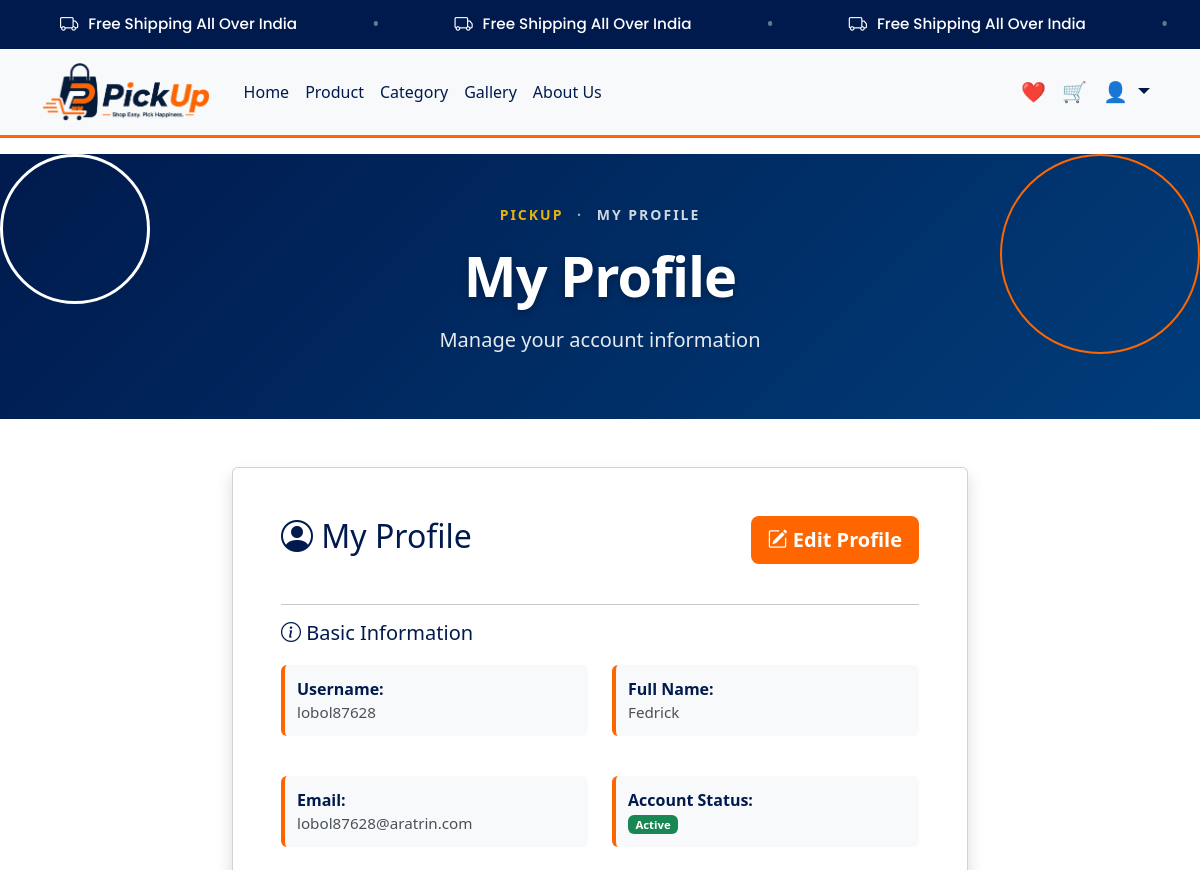
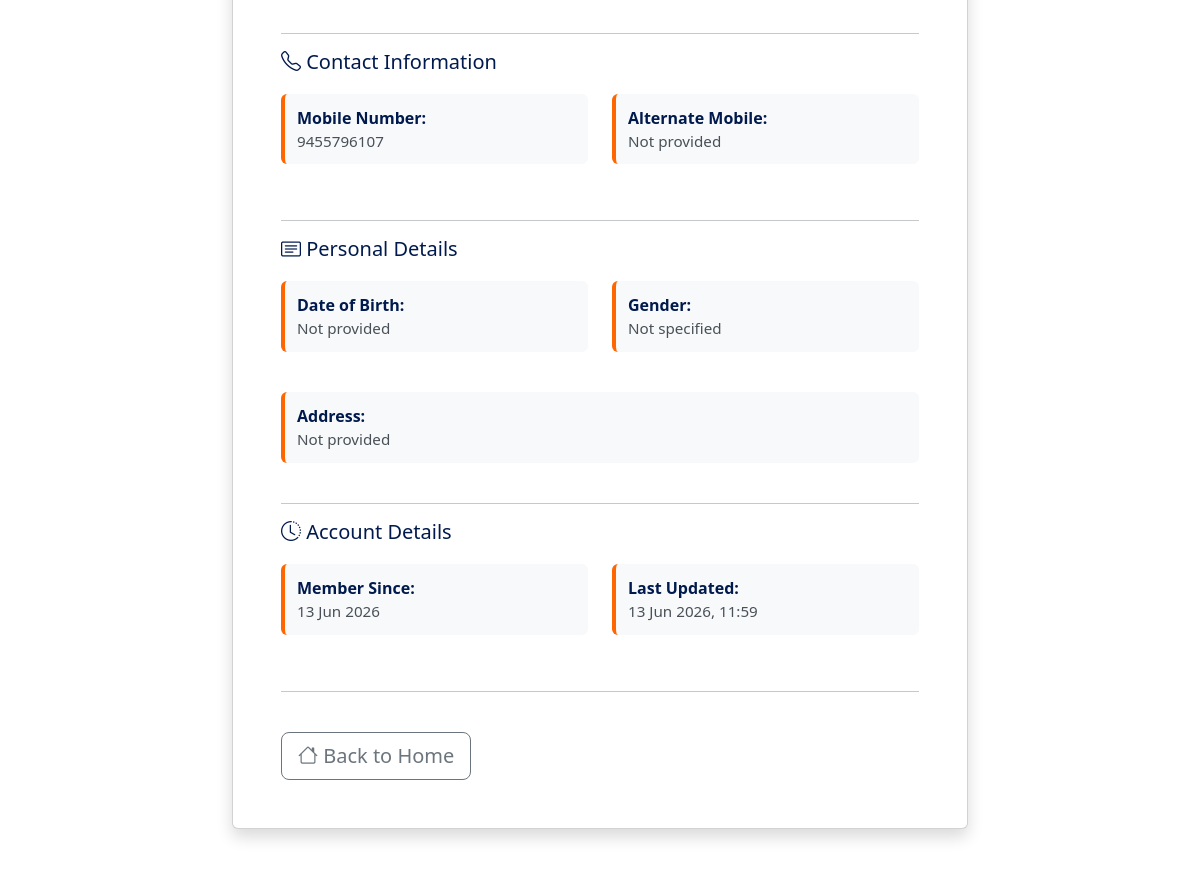
Before: /profile/ (signed in, upper part) with the older database file (2 pictures, top to bottom).
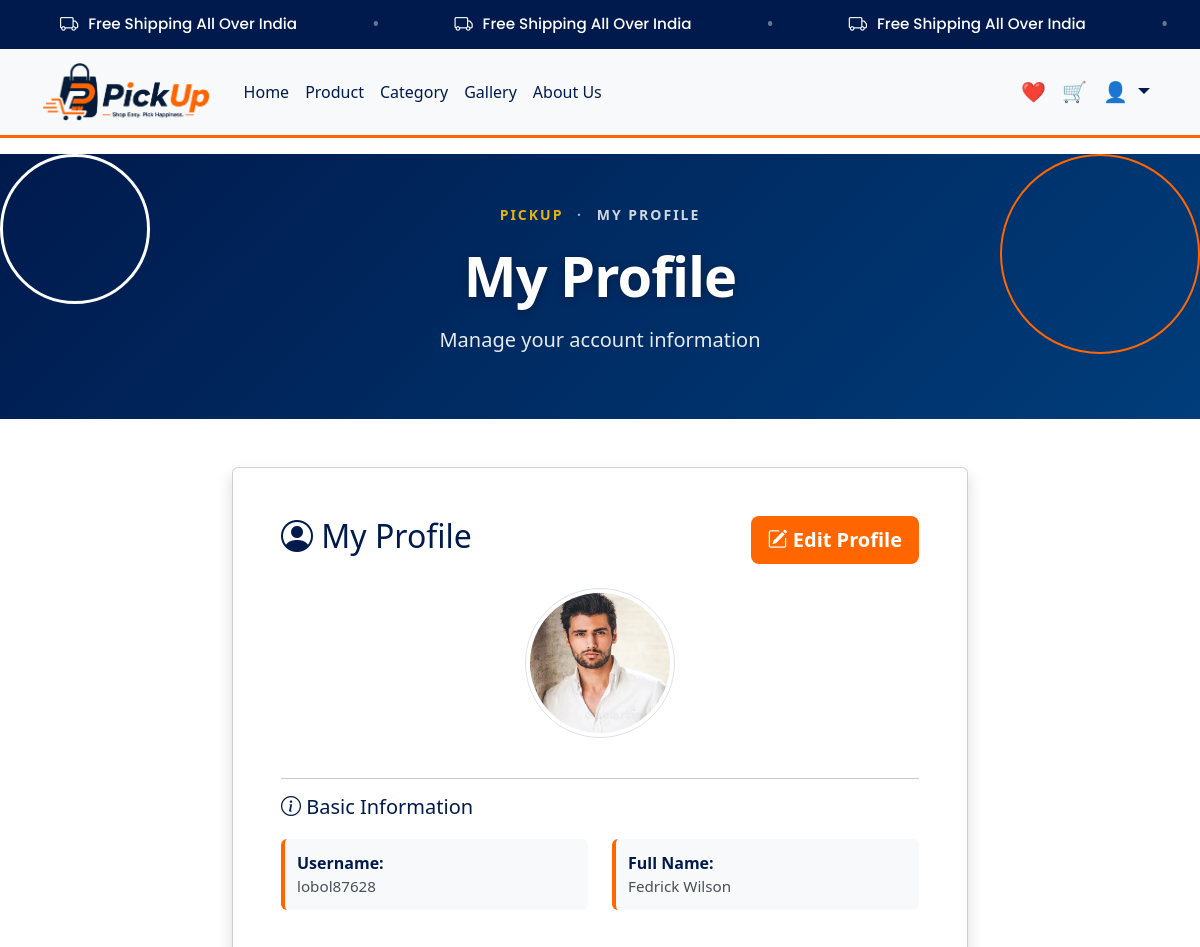
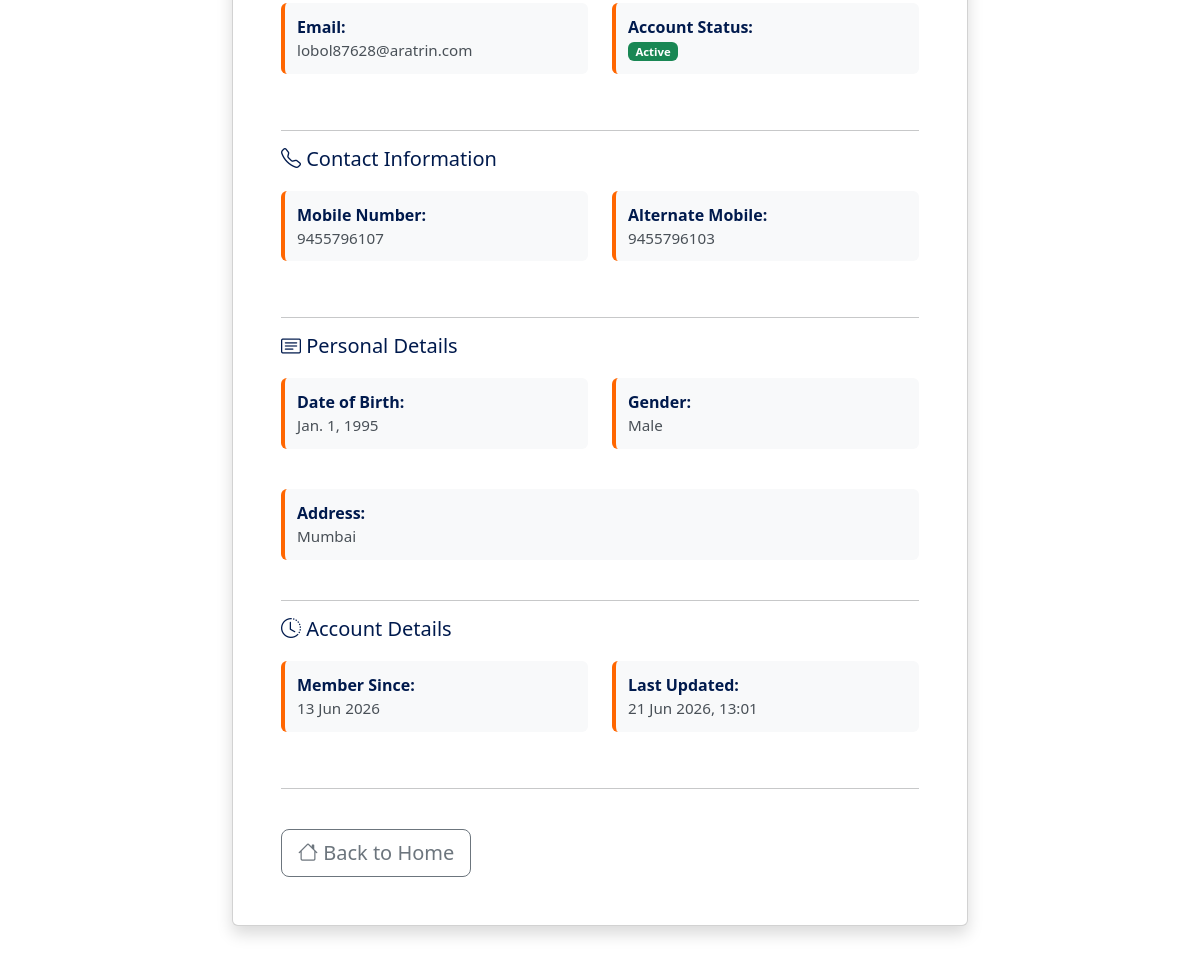
After: the same page with the newer database file (2 pictures, top to bottom).
### PickUp/models.py (models this page shows, shortened)
class Announcement(models.Model):
    heading = models.CharField(
        max_length=255
    )
    description = models.TextField(
        blank=True,
        null=True
    )
    icon = models.CharField(
        max_length=50,
        blank=True,
        null=True,
        default='bi bi-truck',
        help_text='Bootstrap icon class (e.g., bi bi-truck, bi bi-star-fill)'
    )
    is_active = models.BooleanField(
        default=True
    )
    created_at = models.DateTimeField(
        auto_now_add=True
    )
    updated_at = models.DateTimeField(
        auto_now=True
    )
    class Meta:
        verbose_name_plural = "Announcements"
        ordering = ['-created_at']

class User(AbstractBaseUser,PermissionsMixin):
    GENDER_CHOICES = (
        ('Male','Male'),
        ('Female','Female'),
        ('Other','Other'),
    )
    username = models.CharField(
        max_length=50,
        unique=True
    )
    full_name = models.CharField(
        max_length=100
    )
    email = models.EmailField(
        unique=True
    )
    mobile_no = models.CharField(
        max_length=15,
        unique=True,
         blank=True,
         null=True
    )
    alternate_mobile_no = models.CharField(
        max_length=15,
        blank=True,
        null=True
    )
    dob = models.DateField(
        blank=True,
        null=True
    )
    address = models.TextField(
        blank=True,
        null=True
    )
    profile_image = models.ImageField(
        upload_to='profile/',
        blank=True,
        null=True
    )
    gender = models.CharField(
        max_length=10,
        choices=GENDER_CHOICES,
        blank=True,
        null=True
    )
    is_active = models.BooleanField(
        default=True
    )
    is_staff = models.BooleanField(
        default=False
    )
    created_at = models.DateTimeField(
        auto_now_add=True
    )
    updated_at = models.DateTimeField(
        auto_now=True
    )
    objects = UserManager()
    USERNAME_FIELD = "username"
    REQUIRED_FIELDS = [
        "email",
        "full_name",
        "mobile_no"
    ]

### PickUp/views.py (the view)
# urls.py: path('profile/', profile, name='profile'),
def profile(request):
    return render(request,'profile.html')

### PickUp/context_processors.py (called while the page is built)
def announcements_context(request):
    announcements = Announcement.objects.filter(is_active=True)
    return {
        'announcements': announcements
    }

### templates/profile.html (shortened to what this page needs)
{% extends 'base.html' %}
{% block content %}
{% include 'page_header.html' with page_title='My Profile' page_description='Manage your account information' %}
<div class="container mt-5">
    <div class="row">
        <div class="col-md-8 offset-md-2">
            <div class="card shadow p-5">
                <div class="d-flex justify-content-between align-items-center mb-4">
                    <h2 style="color: #001a4d;">
                        <i class="bi bi-person-circle"></i> My Profile
                    </h2>
                    <a href="{% url 'edit_profile' %}" class="btn btn-lg" style="background-color: #FF6600; color: white; font-weight: 600;">
                        <i class="bi bi-pencil-square"></i> Edit Profile
                    </a>
                </div>
                {% if user.profile_image %}
                    <div class="text-center mb-4">
                        <img src="{{ user.profile_image.url }}" alt="Profile" class="img-thumbnail rounded-circle" style="width: 150px; height: 150px; object-fit: cover;">
                    </div>
                {% endif %}
                <hr>
                <h5 style="color: #001a4d; margin-bottom: 20px;">
                    <i class="bi bi-info-circle"></i> Basic Information
                </h5>
                <div class="row mb-4">
                    <div class="col-md-6 mb-3">
                        <div class="info-group">
                            <span class="fw-bold" style="color: #001a4d;">Username:</span>
                            <p>{{ user.username }}</p>
                        </div>
                    </div>
                    <div class="col-md-6 mb-3">
                        <div class="info-group">
                            <span class="fw-bold" style="color: #001a4d;">Full Name:</span>
                            <p>{{ user.full_name }}</p>
                        </div>
                    </div>
                </div>
                <div class="row mb-4">
                    <div class="col-md-6 mb-3">
                        <div class="info-group">
                            <span class="fw-bold" style="color: #001a4d;">Email:</span>
                            <p>{{ user.email }}</p>
                        </div>
                    </div>
                    <div class="col-md-6 mb-3">
                        <div class="info-group">
                            <span class="fw-bold" style="color: #001a4d;">Account Status:</span>
                            <p>
                                {% if user.is_active %}
                                    <span class="badge bg-success">Active</span>
                                {% else %}
                                    <span class="badge bg-danger">Inactive</span>
                                {% endif %}
                            </p>
                        </div>
                    </div>
                </div>
                <hr>
                <h5 style="color: #001a4d; margin-bottom: 20px;">
                    <i class="bi bi-telephone"></i> Contact Information
                </h5>
                <div class="row mb-4">
                    <div class="col-md-6 mb-3">
                        <div class="info-group">
                            <span class="fw-bold" style="color: #001a4d;">Mobile Number:</span>
                            <p>{{ user.mobile_no|default:"Not provided" }}</p>
                        </div>
                    </div>
                    <div class="col-md-6 mb-3">
                        <div class="info-group">
                            <span class="fw-bold" style="color: #001a4d;">Alternate Mobile:</span>
                            <p>{{ user.alternate_mobile_no|default:"Not provided" }}</p>
                        </div>
                    </div>
                </div>
                <hr>
                <h5 style="color: #001a4d; margin-bottom: 20px;">
                    <i class="bi bi-card-text"></i> Personal Details
                </h5>
                <div class="row mb-4">
                    <div class="col-md-6 mb-3">
                        <div class="info-group">
                            <span class="fw-bold" style="color: #001a4d;">Date of Birth:</span>
                            <p>{{ user.dob|default:"Not provided" }}</p>
                        </div>
                    </div>
                    <div class="col-md-6 mb-3">
                        <div class="info-group">
                            <span class="fw-bold" style="color: #001a4d;">Gender:</span>
                            <p>{{ user.gender|default:"Not specified" }}</p>
                        </div>
                    </div>
                </div>
                <div class="mb-4">
                    <div class="info-group">
                        <span class="fw-bold" style="color: #001a4d;">Address:</span>
                        <p style="white-space: pre-wrap;">{{ user.address|default:"Not provided" }}</p>
                    </div>
                </div>
                <hr>
                <h5 style="color: #001a4d; margin-bottom: 20px;">
                    <i class="bi bi-clock-history"></i> Account Details
                </h5>
                <div class="row mb-4">
                    <div class="col-md-6 mb-3">
                        <div class="info-group">
                            <span class="fw-bold" style="color: #001a4d;">Member Since:</span>
                            <p>{{ user.created_at|date:"d M Y" }}</p>
                        </div>
                    </div>
                    <div class="col-md-6 mb-3">
                        <div class="info-group">
                            <span class="fw-bold" style="color: #001a4d;">Last Updated:</span>
                            <p>{{ user.updated_at|date:"d M Y, H:i" }}</p>
                        </div>
                    </div>
                </div>
                <hr>
                <div class="d-flex gap-2 mt-4">
                    <a href="{% url 'home' %}" class="btn btn-lg btn-outline-secondary">
                        <i class="bi bi-house"></i> Back to Home
                    </a>
                </div>
            </div>
        </div>
    </div>
</div>
{% endblock %}

### templates/base.html (shortened to what this page needs)
<!DOCTYPE html>
<html lang="en">
<head>
    <link rel="stylesheet" href="https://cdn.jsdelivr.net/npm/bootstrap-icons@1.11.3/font/bootstrap-icons.min.css">
    <link href="https://cdn.jsdelivr.net/npm/bootstrap@5.3.3/dist/css/bootstrap.min.css" rel="stylesheet">
</head>
<body>
    {% include 'announcement_banner.html' %}
    <nav class="navbar navbar-expand-lg" style="background-color: #f8f9fa; border-bottom: 3px solid #FF6600;">
        <div class="container">
            <a class="navbar-brand fw-bold" href="{% url 'home' %}" style="color: #001a4d !important;">
                {% load static %}
                <img src="{% static 'Assets/LOGO.png' %}" alt="PickUp Logo" style="height: 60px; object-fit: contain; margin-right: 10px;">
            </a>
            <div class="collapse navbar-collapse" id="navbarNav">
                <ul class="navbar-nav me-auto">
                    <li class="nav-item">
                        <a class="nav-link active" href="{% url 'home' %}" style="color: #001a4d !important;">
                            Home
                        </a>
                    </li>
                    <li class="nav-item">
                        <a class="nav-link" href="{% url 'product' %}" style="color: #001a4d !important;">
                            Product
                        </a>
                    </li>
                    <li class="nav-item">
                        <a class="nav-link" href="{% url 'category' %}" style="color: #001a4d !important;">
                            Category
                        </a>
                    </li>
                    <li class="nav-item">
                        <a class="nav-link" href="{% url 'gallery' %}" style="color: #001a4d !important;">
                            Gallery
                        </a>
                    </li>
                    <li class="nav-item">
                        <a class="nav-link" href="{% url 'about' %}" style="color: #001a4d !important;">
                            About Us
                        </a>
                    </li>
                </ul>
                <ul class="navbar-nav ms-auto align-items-center">
                    <li class="nav-item">
                        <a class="nav-link fs-5" href="{% url 'wishlist' %}" style="color: #001a4d !important;">
                            ❤️
                        </a>
                    </li>
                    <li class="nav-item">
                        <a class="nav-link fs-5" href="{% url 'cart' %}" style="color: #001a4d !important;">
                            🛒
                        </a>
                    </li>
                    {% if user.is_authenticated %}
                    <li class="nav-item dropdown">
                        <a class="nav-link dropdown-toggle fs-5" href="#" role="button" data-bs-toggle="dropdown" style="color: #001a4d !important;">
                            👤
                        </a>
                    </li>
                    {% endif %}
                </ul>
            </div>
        </div>
    </nav>
    {% block content %}
    {% endblock %}
{% load static %}
</body>
</html>

### templates/announcement_banner.html (shortened to what this page needs)
{% if announcements %}
<div class="announcement-banner">
    <div class="announcement-scroll-container">
        {% for announcement in announcements %}
            <div class="announcement-item">
                {% if announcement.icon %}
                    <i class="{{ announcement.icon }}"></i>
                {% else %}
                    <i class="bi bi-airplane"></i>
                {% endif %}
                <span>{{ announcement.heading }}</span>
            </div>
            <span class="separator">•</span>
        {% endfor %}
        {% for announcement in announcements %}
            <div class="announcement-item">
                {% if announcement.icon %}
                    <i class="{{ announcement.icon }}"></i>
                {% else %}
                    <i class="bi bi-airplane"></i>
                {% endif %}
                <span>{{ announcement.heading }}</span>
            </div>
            <span class="separator">•</span>
        {% endfor %}
        {% for announcement in announcements %}
            <div class="announcement-item">
                {% if announcement.icon %}
                    <i class="{{ announcement.icon }}"></i>
                {% else %}
                    <i class="bi bi-airplane"></i>
                {% endif %}
                <span>{{ announcement.heading }}</span>
            </div>
            <span class="separator">•</span>
        {% endfor %}
        {% for announcement in announcements %}
            <div class="announcement-item">
            </div>
        {% endfor %}
    </div>
</div>
{% endif %}

### templates/page_header.html
{% load static %}
<div class="py-5 text-center text-white" style="background: linear-gradient(135deg, #001a4d 0%, #003d7a 100%); position: relative; overflow: hidden;">
  <div class="position-absolute top-0 start-0 opacity-10" style="width: 150px; height: 150px; border: 3px solid white; border-radius: 50%; top: 30px; left: 30px;"></div>
  <div class="position-absolute top-0 end-0 opacity-10" style="width: 200px; height: 200px; border: 2px solid #FF6600; border-radius: 50%; top: -50px; right: 40px;"></div>
  <div class="container position-relative">
    <div class="mb-3">
      <small class="text-uppercase fw-bold" style="letter-spacing: 2px; opacity: 0.9;">
        <a href="{% url 'home' %}" class="text-warning text-decoration-none fw-bold">PickUp</a>
        <span class="mx-2" style="opacity: 0.7;">·</span>
        <span style="opacity: 0.9;">{{ page_title }}</span>
      </small>
    </div>
    <h1 class="display-4 fw-bold mb-3" style="letter-spacing: -1px; text-shadow: 0 2px 8px rgba(0,0,0,0.3);">
      {{ page_title }}
    </h1>
    <p class="lead fs-5 mx-auto" style="max-width: 700px; opacity: 0.9; font-weight: 300;">
      {{ page_description }}
    </p>
  </div>
</div>

### templates/announcement_banner.html (style rules this page uses)
.announcement-banner { background-color: #001a4d; color: white; padding: 10px 0; overflow: hidden; cursor: pointer; position: relative; }
.announcement-scroll-container { display: flex; animation: scrollLeft 10s linear infinite; gap: 0; align-items: center; }
.announcement-item { display: inline-flex; align-items: center; justify-content: center; gap: 10px; padding: 0 60px; font-size: 0.95em; font-weight: 500; font-family: 'Poppins', sans-serif; white-space: nowrap; flex-shrink: 0; min-width: max-content; }
.announcement-item i { font-size: 1.2em; color: white; }
.separator { color: rgba(255, 255, 255, 0.4); margin: 0 15px; font-size: 1.2em; }

### templates/profile.html (style rules this page uses)
.info-group { background-color: #f8f9fa; padding: 12px; border-radius: 6px; border-left: 4px solid #FF6600; }
.info-group p { margin-bottom: 0; color: #495057; font-size: 0.95rem; }

Changed rows visible on the page:
changed User "lobol87628": profile_image empty → "profile/fedrick.jpg" (drawn); profile_image: picture added; full_name "Fedrick" → "Fedrick Wilson"; alternate_mobile_no "Not provided" → "9455796103"; dob "Not provided" → "Jan. 1, 1995"; gender "Not specified" → "Male"; address "Not provided" → "Mumbai"; updated_at "13 Jun 2026, 11:59" → "21 Jun 2026, 13:01"
